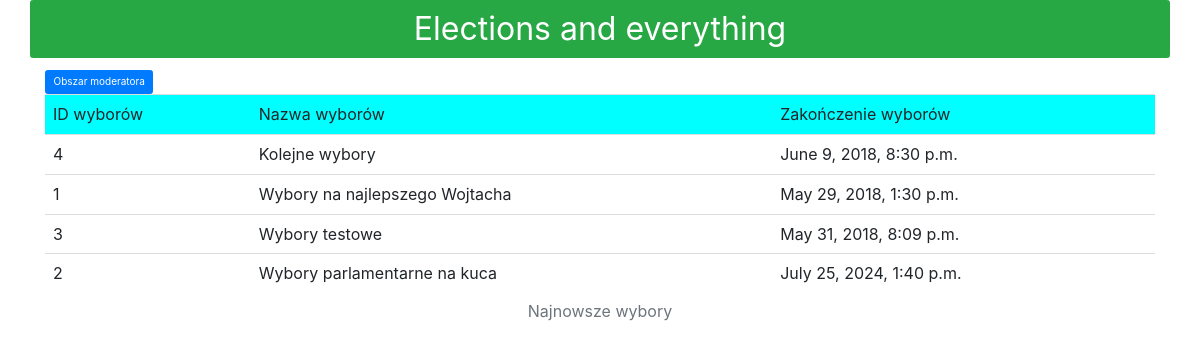
The page / on the database its author committed.
### mysite/models.py (models this page shows, shortened)
class wybory(models.Model):
    ID_WYBOROW = models.AutoField(primary_key=True)
    nazwaWyborow = models.CharField(max_length=100)
    maxLiczbaKandydatowDoPoparcia = models.PositiveIntegerField()
    dataRozpoczecia = models.DateTimeField()
    dataZakonczenia = models.DateTimeField()
    class Meta:
        ordering = ["ID_WYBOROW"]
        db_table = "Wybory"
        verbose_name = "Wybory"
        verbose_name_plural = "Wybory"

### mysite/views.py (the view, shortened to what this page needs)
# urls.py: path('', views.home_view, name='Home'),
def home_view(request):
    username = ''
    template = loader.get_template("home.html")
    all_elections = wybory.objects.order_by('-dataRozpoczecia')[:5]
    context = {
        'username': username,
        'all_elections': all_elections
    }
    return HttpResponse(template.render(context, request))

### mysite/templates/home.html (shortened to what this page needs)
{% extends "base.html" %}
{% load bootstrap3 %}
{% block content %}
{% bootstrap_button "Obszar użytkownika" href='login/user'  %} <br/><br/>
    {% bootstrap_button "Obszar moderatora" href='login/mod' button_type="link" button_class="btn-primary" %}
{% if all_elections %}
    <table class="table" align="center">
    <caption class="text-center">Najnowsze wybory</caption>
    <tr bgcolor="#00ffff">
    <td>
        ID wyborów
    </td>
    <td>
        Nazwa wyborów
    </td>
    <td>
        Zakończenie wyborów
    </td>
    </tr>
    {%for election in all_elections %}
    <tr>
        <td>
           {{ election.ID_WYBOROW }}
        </td>
        <td>
            {{ election.nazwaWyborow }}
        </td>
        <td>
            {{ election.dataZakonczenia }}
        </td>
    </tr>
    {% endfor %}
    </table>
    <br/>
{% else %}
    <br/><br/>
    <div class="alert alert-danger">
    <strong>Brak wyborów</strong>
    </div>
{% endif %}
{% endblock %}

### rows shown on the page
wybory: ID_WYBOROW "4", nazwaWyborow "Kolejne wybory", dataZakonczenia "June 9, 2018, 8:30 p.m."
wybory: ID_WYBOROW "1", nazwaWyborow "Wybory na najlepszego Wojtacha", dataZakonczenia "May 29, 2018, 1:30 p.m."
wybory: ID_WYBOROW "3", nazwaWyborow "Wybory testowe", dataZakonczenia "May 31, 2018, 8:09 p.m."
wybory: ID_WYBOROW "2", nazwaWyborow "Wybory parlamentarne na kuca", dataZakonczenia "July 25, 2024, 1:40 p.m."
